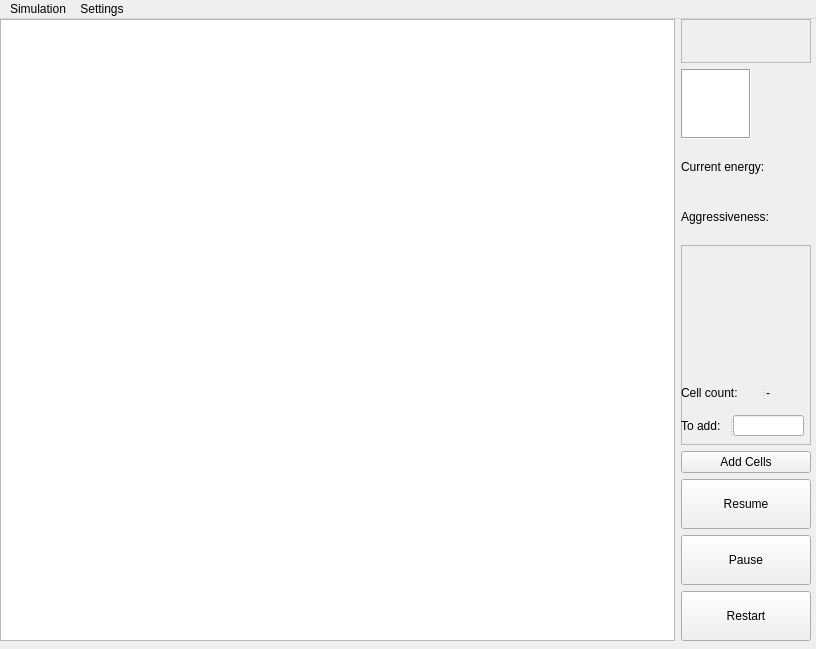
<?xml version="1.0" encoding="UTF-8"?>
<ui version="4.0">
 <class>MainWindow</class>
 <widget class="QMainWindow" name="MainWindow">
  <property name="geometry">
   <rect>
    <x>0</x>
    <y>0</y>
    <width>816</width>
    <height>649</height>
   </rect>
  </property>
  <property name="windowTitle">
   <string>MainWindow</string>
  </property>
  <widget class="QWidget" name="centralwidget">
   <widget class="QWidget" name="horizontalLayoutWidget">
    <property name="geometry">
     <rect>
      <x>0</x>
      <y>0</y>
      <width>811</width>
      <height>622</height>
     </rect>
    </property>
    <layout class="QHBoxLayout" name="horizontalLayout">
     <item>
      <widget class="QGraphicsView" name="environmentView"/>
     </item>
     <item>
      <layout class="QVBoxLayout" name="buttonLayout">
       <item>
        <layout class="QVBoxLayout" name="infoLayout">
         <property name="topMargin">
          <number>0</number>
         </property>
         <item>
          <widget class="QFrame" name="frame_2">
           <property name="minimumSize">
            <size>
             <width>0</width>
             <height>20</height>
            </size>
           </property>
           <property name="frameShape">
            <enum>QFrame::StyledPanel</enum>
           </property>
           <property name="frameShadow">
            <enum>QFrame::Raised</enum>
           </property>
          </widget>
         </item>
         <item>
          <widget class="QGraphicsView" name="cellDemo">
           <property name="sizePolicy">
            <sizepolicy hsizetype="Preferred" vsizetype="Preferred">
             <horstretch>0</horstretch>
             <verstretch>0</verstretch>
            </sizepolicy>
           </property>
           <property name="maximumSize">
            <size>
             <width>70</width>
             <height>70</height>
            </size>
           </property>
           <property name="focusPolicy">
            <enum>Qt::StrongFocus</enum>
           </property>
           <property name="autoFillBackground">
            <bool>false</bool>
           </property>
           <property name="frameShape">
            <enum>QFrame::Box</enum>
           </property>
           <property name="frameShadow">
            <enum>QFrame::Sunken</enum>
           </property>
           <property name="lineWidth">
            <number>1</number>
           </property>
          </widget>
         </item>
         <item>
          <widget class="QLabel" name="curEnergyLabel">
           <property name="text">
            <string>Current energy:</string>
           </property>
          </widget>
         </item>
         <item>
          <widget class="QLabel" name="aggressiveness">
           <property name="text">
            <string>Aggressiveness:</string>
           </property>
          </widget>
         </item>
         <item>
          <widget class="QFrame" name="frame">
           <property name="minimumSize">
            <size>
             <width>0</width>
             <height>200</height>
            </size>
           </property>
           <property name="frameShape">
            <enum>QFrame::StyledPanel</enum>
           </property>
           <property name="frameShadow">
            <enum>QFrame::Raised</enum>
           </property>
           <widget class="QSplitter" name="splitter_2">
            <property name="geometry">
             <rect>
              <x>0</x>
              <y>140</y>
              <width>91</width>
              <height>16</height>
             </rect>
            </property>
            <property name="orientation">
             <enum>Qt::Horizontal</enum>
            </property>
            <widget class="QLabel" name="label_8">
             <property name="text">
              <string>Cell count:</string>
             </property>
            </widget>
            <widget class="QLabel" name="cell_count_Label">
             <property name="text">
              <string>-</string>
             </property>
            </widget>
           </widget>
           <widget class="QSplitter" name="splitter">
            <property name="geometry">
             <rect>
              <x>0</x>
              <y>170</y>
              <width>123</width>
              <height>21</height>
             </rect>
            </property>
            <property name="orientation">
             <enum>Qt::Horizontal</enum>
            </property>
            <widget class="QLabel" name="label_10">
             <property name="maximumSize">
              <size>
               <width>49</width>
               <height>16777215</height>
              </size>
             </property>
             <property name="text">
              <string>To add:</string>
             </property>
            </widget>
            <widget class="QLineEdit" name="cell_to_add_LineEdit">
             <property name="maximumSize">
              <size>
               <width>71</width>
               <height>16777215</height>
              </size>
             </property>
            </widget>
           </widget>
          </widget>
         </item>
        </layout>
       </item>
       <item>
        <widget class="QPushButton" name="add_cells_Button">
         <property name="text">
          <string>Add Cells</string>
         </property>
        </widget>
       </item>
       <item>
        <widget class="QPushButton" name="resumeButton">
         <property name="minimumSize">
          <size>
           <width>130</width>
           <height>50</height>
          </size>
         </property>
         <property name="text">
          <string>Resume</string>
         </property>
        </widget>
       </item>
       <item>
        <widget class="QPushButton" name="pauseButton">
         <property name="minimumSize">
          <size>
           <width>130</width>
           <height>50</height>
          </size>
         </property>
         <property name="text">
          <string>Pause</string>
         </property>
        </widget>
       </item>
       <item>
        <widget class="QPushButton" name="restartButton">
         <property name="enabled">
          <bool>true</bool>
         </property>
         <property name="minimumSize">
          <size>
           <width>130</width>
           <height>50</height>
          </size>
         </property>
         <property name="text">
          <string>Restart</string>
         </property>
        </widget>
       </item>
      </layout>
     </item>
    </layout>
   </widget>
  </widget>
  <widget class="QMenuBar" name="menubar">
   <property name="geometry">
    <rect>
     <x>0</x>
     <y>0</y>
     <width>816</width>
     <height>22</height>
    </rect>
   </property>
   <widget class="QMenu" name="menuFile">
    <property name="title">
     <string>Simulation</string>
    </property>
    <addaction name="actionStart"/>
    <addaction name="actionPause"/>
    <addaction name="actionResume"/>
    <addaction name="actionStop"/>
    <addaction name="actionRestart"/>
    <addaction name="separator"/>
    <addaction name="actionClose"/>
   </widget>
   <widget class="QMenu" name="menuSettings">
    <property name="title">
     <string>Settings</string>
    </property>
    <addaction name="actionOpen_Settings"/>
   </widget>
   <addaction name="menuFile"/>
   <addaction name="menuSettings"/>
  </widget>
  <action name="actionStart">
   <property name="text">
    <string>Start</string>
   </property>
  </action>
  <action name="actionPause">
   <property name="text">
    <string>Pause</string>
   </property>
  </action>
  <action name="actionResume">
   <property name="text">
    <string>Resume</string>
   </property>
  </action>
  <action name="actionStop">
   <property name="text">
    <string>Stop</string>
   </property>
  </action>
  <action name="actionRestart">
   <property name="text">
    <string>Restart</string>
   </property>
  </action>
  <action name="actionSettings">
   <property name="text">
    <string>Open</string>
   </property>
  </action>
  <action name="actionClose">
   <property name="text">
    <string>Close</string>
   </property>
  </action>
  <action name="actionOpen_Settings">
   <property name="text">
    <string>Open Settings</string>
   </property>
  </action>
 </widget>
 <resources/>
 <connections/>
</ui>
